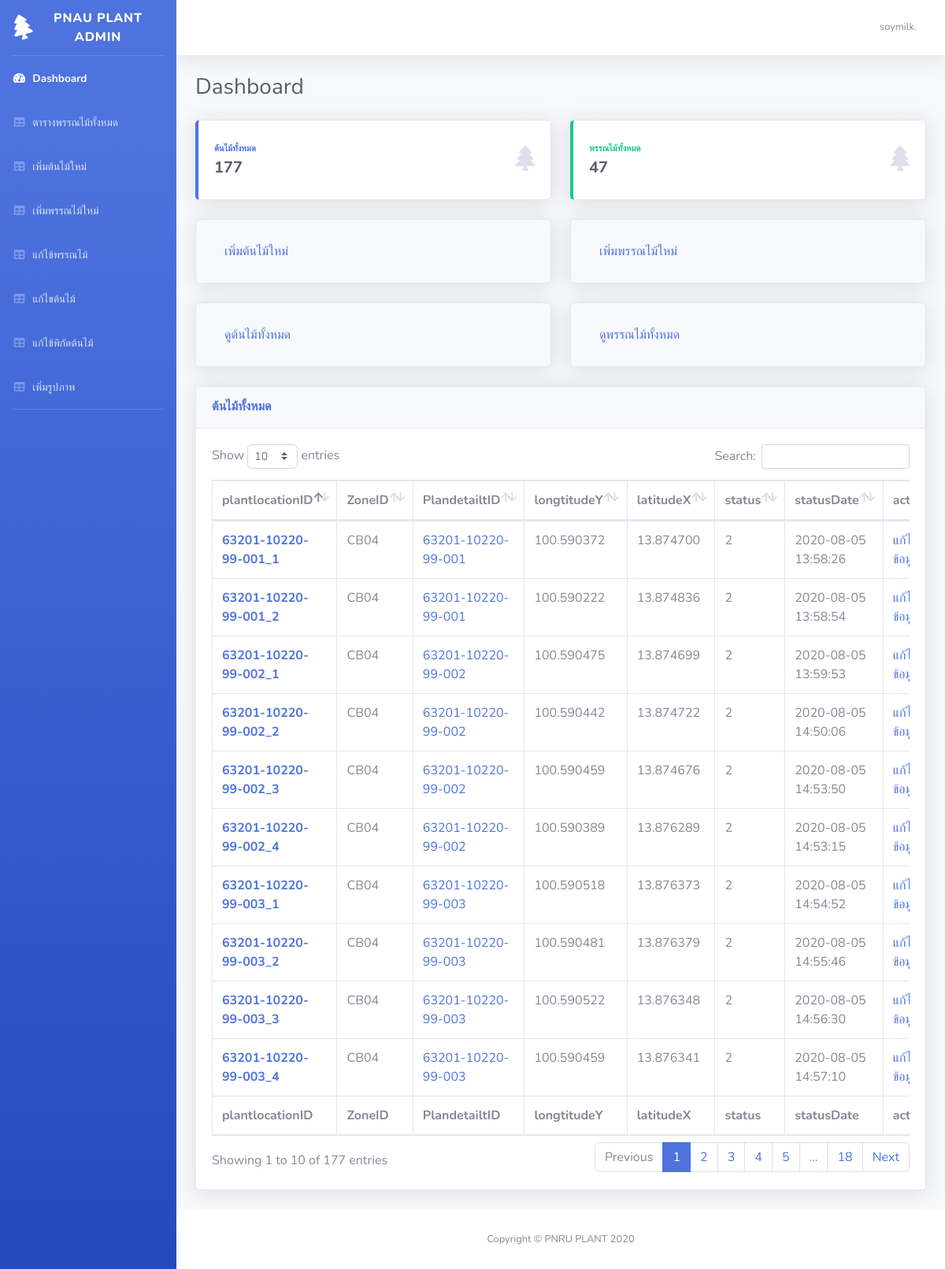
Screenshot of /admin.php (signed in) with the database file from the repository.
### tables this page shows
CREATE TABLE `area` (
  `plantlocationID` varchar(60) NOT NULL,
  `ZoneID` char(5) NOT NULL,
  `PlandetailtID` varchar(60) NOT NULL,
  `longtitudeY` varchar(13) NOT NULL,
  `latitudeX` varchar(13) NOT NULL,
  `status` char(1) NOT NULL,
  `statusDate` timestamp NOT NULL DEFAULT current_timestamp() ON UPDATE current_timestamp(),
  `qrcode` varchar(30) NOT NULL
);

### admin.php (the view, shortened to what this page needs)
<!DOCTYPE html>
<html lang="en">
<head>
    <link href="vendor/fontawesome-free/css/all.min.css" rel="stylesheet" type="text/css">
    <link href="css/sb-admin-2.min.css" rel="stylesheet">
    <link href="datatables/dataTables.bootstrap4.min.css" rel="stylesheet">
</head>
<body id="page-top">
<?php
if($_SESSION["user_login"]) {
?>
    <div id="wrapper">
        <ul class="navbar-nav bg-gradient-primary sidebar sidebar-dark accordion" id="accordionSidebar">
            <a class="sidebar-brand d-flex align-items-center justify-content-center" href="admin.php">
                <div class="sidebar-brand-icon rotate-n-15">
                    <i class="fas fa-tree"></i>
                </div>
                <div class="sidebar-brand-text mx-3">PNAU PLANT ADMIN </div>
            </a>
            <hr class="sidebar-divider my-0">
            <li class="nav-item active">
                <a class="nav-link" href="admin.php">
                    <i class="fas fa-fw fa-tachometer-alt"></i>
                    <span>Dashboard</span></a>
            </li>
            <li class="nav-item">
                <a class="nav-link" href="detail_Plant.php">
                    <i class="fas fa-fw fa-table"></i>
                    <span>ตารางพรรณไม้ทั้งหมด</span></a>
            </li>
            <li class="nav-item">
                <a class="nav-link" href="Insert_plant.php">
                    <i class="fas fa-fw fa-table"></i>
                    <span>เพิ่มต้นไม้ใหม่</span></a>
            </li>
            <li class="nav-item">
                <a class="nav-link" href="Insert_detail.php">
                    <i class="fas fa-fw fa-table"></i>
                    <span>เพิ่มพรรณไม้ใหม่</span></a>
            </li>
            <li class="nav-item">
                <a class="nav-link" href="Update_detail.php">
                    <i class="fas fa-fw fa-table"></i>
                    <span>แก้ไข้พรรณไม้</span></a>
            </li>
            <li class="nav-item">
                <a class="nav-link" href="Update_plant.php">
                    <i class="fas fa-fw fa-table"></i>
                    <span>แก้ไขต้นไม้</span></a>
            </li>
            <li class="nav-item">
                <a class="nav-link" href="Update_location.php">
                    <i class="fas fa-fw fa-table"></i>
                    <span>แก้ไข้พิกัดต้นไม้</span></a>
            </li>
            <li class="nav-item">
                <a class="nav-link" href="imguploads.php">
                    <i class="fas fa-fw fa-table"></i>
                    <span>เพิ่มรูปภาพ</span></a>
            </li>
            <hr class="sidebar-divider d-none d-md-block">
        </ul>
        <div id="content-wrapper" class="d-flex flex-column">
            <div id="content">
                <nav class="navbar navbar-expand navbar-light bg-white topbar mb-4 static-top shadow">
                    <ul class="navbar-nav ml-auto">
                        <li class="nav-item dropdown no-arrow">
                            <a class="nav-link dropdown-toggle" href="#" id="userDropdown" role="button" data-toggle="dropdown" aria-haspopup="true" aria-expanded="false">
                                <span class="mr-2 d-none d-lg-inline text-gray-600 small"><?php echo $_SESSION["user_login"]; ?>.</span>
                            </a>
                        </li>
                    </ul>
                </nav>
                <div class="container-fluid">
                    <div class="d-sm-flex align-items-center justify-content-between mb-4">
                        <h1 class="h3 mb-0 text-gray-800">Dashboard</h1>
                    </div>
                    <div class="row">
                        <div class="col-xl-6 col-md-6 mb-4">
                            <div class="card border-left-primary shadow h-100 py-2">
                                <div class="card-body">
                                    <div class="row no-gutters align-items-center">
                                        <div class="col mr-2">
                                            <div class="text-xs font-weight-bold text-primary text-uppercase mb-1">
                                                ต้นไม้ทั้งหมด</div>
                                            <?php
                                            include('connection.php');
                                            $query = "SELECT COUNT(area.plantlocationID) AS plantlocationID FROM area" or die("Error:" . mysqli_error());
                                            $results = mysqli_query($conn, $query);
                                            while ($row = mysqli_fetch_assoc($results)) {
                                                echo "<div class='h5 mb-0 font-weight-bold text-gray-800'>" . $row["plantlocationID"] . "</div>";
                                            }
                                            ?>
                                        </div>
                                        <div class="col-auto">
                                            <i class="fas fa-tree fa-2x text-gray-300"></i>
                                        </div>
                                    </div>
                                </div>
                            </div>
                        </div>
                        <div class="col-xl-6 col-md-6 mb-4">
                            <div class="card border-left-success shadow h-100 py-2">
                                <div class="card-body">
                                    <div class="row no-gutters align-items-center">
                                        <div class="col mr-2">
                                            <div class="text-xs font-weight-bold text-success text-uppercase mb-1">พรรณไม้ทั้งหมด</div>
                                            <?php
                                            include('connection.php');
                                            $query = "SELECT COUNT(plantdetail.PlandetailtID) AS PlandetailtID FROM plantdetail" or die("Error:" . mysqli_error());
                                            $results = mysqli_query($conn, $query);
                                            while ($row = mysqli_fetch_assoc($results)) {
                                                echo "<div class='h5 mb-0 font-weight-bold text-gray-800'>" . $row["PlandetailtID"] . "</div>";
                                            }
                                            ?>
                                        </div>
                                        <div class="col-auto">
                                            <i class="fas fa-tree fa-2x text-gray-300"></i>
                                        </div>
                                    </div>
                                </div>
                            </div>
                        </div>
                        <div class="col-lg-6 mb-4">
                            <div class="card bg-light text-white shadow">
                                <div class="card-body">
                                    <a class="nav-link" href="Insert_plant.php">เพิ่มต้นไม้ใหม่</a>
                                </div>
                            </div>
                        </div>
                        <div class="col-lg-6 mb-4">
                            <div class="card bg-light text-white shadow">
                                <div class="card-body">
                                <a class="nav-link" href="Insert_detail.php">เพิ่มพรรณไม้ใหม่</a>
                                </div>
                            </div>
                        </div>
                        <div class="col-lg-6 mb-4">
                            <div class="card bg-light text-white shadow">
                                <div class="card-body">
                                    <a class="nav-link href=" #allplant">ดูต้นไม้ทั้งหมด</a>
                                </div>
                            </div>
                        </div>
                        <div class="col-lg-6 mb-4">
                            <div class="card bg-light text-white shadow">
                                <div class="card-body">
                                    <a class="nav-link" href="detail_Plant.php">ดูพรรณไม้ทั้งหมด</a>
                                </div>
                            </div>
                        </div>
                    </div>
                    <div class="card shadow mb-4" id="allplant">
                        <div class="card-header py-3">
                            <h6 class="m-0 font-weight-bold text-primary">ต้นไม้ทั้งหมด</h6>
                        </div>
                        <div class="card-body">
                            <div class="table-responsive">
                                <table class="table table-bordered" id="dataTable" width="100%" cellspacing="0">
                                    <thead>
                                        <?php
                                        include('connection.php');
                                        $query3 = "SELECT * FROM `area` ORDER BY `PlandetailtID` ASC" or die("Error:" . mysqli_error());
                                        $result3 = mysqli_query($conn, $query3);
                                        ?>
                                        <tr>
                                            <th>plantlocationID</th>
                                            <th>ZoneID</th>
                                            <th>PlandetailtID</th>
                                            <th>longtitudeY</th>
                                            <th>latitudeX</th>
                                            <th>status</th>
                                            <th>statusDate</th>
                                            <th>action</th>
                                        </tr>
                                    </thead>
                                    <tfoot>
                                        <tr>
                                            <th>plantlocationID</th>
                                            <th>ZoneID</th>
                                            <th>PlandetailtID</th>
                                            <th>longtitudeY</th>
                                            <th>latitudeX</th>
                                            <th>status</th>
                                            <th>statusDate</th>
                                            <th>action</th>
                                        </tr>
                                    </tfoot>
                                    <tbody>
                                        <?php
                                        while ($row3 = mysqli_fetch_array($result3)) {
                                            echo "<tr>";
                                            echo "<th><a href='adminPlantdetail.php?ID=$row3[0]'>" . $row3["plantlocationID"] .  "</th> ";
                                            echo "<td>" . $row3["ZoneID"] .  "</td> ";
                                            echo "<td><a href='admindetail.php?ID=$row3[2]'>" . $row3["PlandetailtID"] .  "</td> ";
                                            echo "<td>" . $row3["longtitudeY"] .  "</td> ";
                                            echo "<td>" . $row3["latitudeX"] .  "</td> ";
                                            echo "<td>" . $row3["status"] .  "</td> ";
                                            echo "<td>" . $row3["statusDate"] .  "</td> ";
                                            echo "<td><a href='adminPlantdetail.php?ID=$row3[0]'>แก้ไข้ข้อมูล</a><br></td>  ";
                                            echo "</tr>";
                                        }
                                        ?>
                                    </tbody>
                                </table>
                            </div>
                        </div>
                    </div>
                </div>
                <footer class="sticky-footer bg-white">
                    <div class="container my-auto">
                        <div class="copyright text-center my-auto">
                            <span>Copyright &copy; PNRU PLANT 2020</span>
                        </div>
                    </div>
                </footer>
            </div>
        </div>
    </div>
    <?php
}else echo "<h1>Please login first .</h1>";
?>
</body>
</html>

### rows the page displays
area: plantlocationID "63201-10220-99-001_1", ZoneID "CB04", PlandetailtID "63201-10220-99-001", longtitudeY "100.590372", latitudeX "13.874700", status "2", statusDate "2020-08-05 13:58:26"
area: plantlocationID "63201-10220-99-001_2", ZoneID "CB04", PlandetailtID "63201-10220-99-001", longtitudeY "100.590222", latitudeX "13.874836", status "2", statusDate "2020-08-05 13:58:54"
area: plantlocationID "63201-10220-99-002_1", ZoneID "CB04", PlandetailtID "63201-10220-99-002", longtitudeY "100.590475", latitudeX "13.874699", status "2", statusDate "2020-08-05 13:59:53"
area: plantlocationID "63201-10220-99-002_2", ZoneID "CB04", PlandetailtID "63201-10220-99-002", longtitudeY "100.590442", latitudeX "13.874722", status "2", statusDate "2020-08-05 14:50:06"
area: plantlocationID "63201-10220-99-002_3", ZoneID "CB04", PlandetailtID "63201-10220-99-002", longtitudeY "100.590459", latitudeX "13.874676", status "2", statusDate "2020-08-05 14:53:50"
area: plantlocationID "63201-10220-99-002_4", ZoneID "CB04", PlandetailtID "63201-10220-99-002", longtitudeY "100.590389", latitudeX "13.876289", status "2", statusDate "2020-08-05 14:53:15"
area: plantlocationID "63201-10220-99-003_1", ZoneID "CB04", PlandetailtID "63201-10220-99-003", longtitudeY "100.590518", latitudeX "13.876373", status "2", statusDate "2020-08-05 14:54:52"
area: plantlocationID "63201-10220-99-003_2", ZoneID "CB04", PlandetailtID "63201-10220-99-003", longtitudeY "100.590481", latitudeX "13.876379", status "2", statusDate "2020-08-05 14:55:46"
area: plantlocationID "63201-10220-99-003_3", ZoneID "CB04", PlandetailtID "63201-10220-99-003", longtitudeY "100.590522", latitudeX "13.876348", status "2", statusDate "2020-08-05 14:56:30"
area: plantlocationID "63201-10220-99-003_4", ZoneID "CB04", PlandetailtID "63201-10220-99-003", longtitudeY "100.590459", latitudeX "13.876341", status "2", statusDate "2020-08-05 14:57:10"

### other values shown
$_SESSION["user_login"] "soymilk"
$row["plantlocationID"] "177"
$row["PlandetailtID"] "47"
